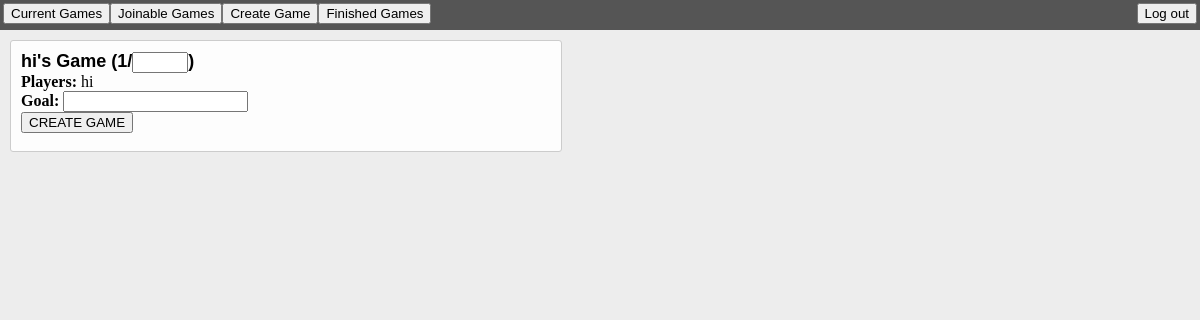
The page /main (signed in) on the database as committed earlier.
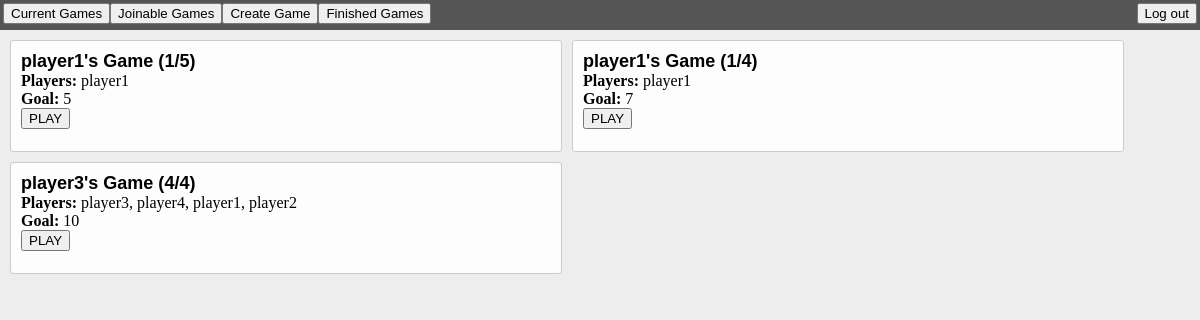
The same page on the database as committed later.
### tables this page shows
CREATE TABLE games(gameID INTEGER, user TEXT, score INTEGER, dictator BOOLEAN, roundDone BOOLEAN, total INT, goal INT, status INT);

### app.py (the view)
@app.route('/main', methods=['GET', 'POST'])
def main():
    if loggedin():
        user = session['user']
        if hasCurrent(user):
            return render_template('main.html', user=user, current = getCurrent(user))
        elif hasJoin(user):
            return render_template('main.html', user=user, join = getJoin(user))
        else:
            return render_template('main.html', user=user, create = True)
    return redirect(url_for('login'))

### utils/auth_func.py (called while the page is built)
def loggedin():
    return 'user' in session

### utils/db_func.py (called while the page is built, shortened)
def getCurrent(user):
    db = sqlite3.connect(f)
    c = db.cursor()
    lines = c.execute("SELECT * FROM games WHERE user = '%s' AND status = '%s' OR user = '%s' AND status = '%s'" % (user, 1, user, 0)).fetchall()
    result = []
    for each in lines:
        d = {}
        d["gameID"] = each[0]
        players = c.execute("SELECT * FROM games WHERE gameID = '%s'" % (each[0])).fetchall()
        d["player"] = players[0][1]
        count = c.execute("SELECT count(*) FROM games WHERE gameID = '%s'" % (each[0])).fetchall()[0][0]
        d["current"] = count
        d["total"] = each[5]
        playersString = ""
        for line in players:
            playersString += line[1] + ", "
        playersString = playersString[:len(playersString)-2]
        d["players"] = playersString
        d["goal"] = each[6]
        result.append(d)
    db.commit()
    db.close()
    return result

def hasCurrent(user):
    db = sqlite3.connect(f)
    c = db.cursor()
    count = c.execute("SELECT count(*) FROM games WHERE user = '%s' AND status = '%s' OR user = '%s' AND status = '%s'" % (user, 1, user, 0)).fetchall()[0][0]
    db.commit()
    db.close()
    return count > 0

def getJoin(user):
    db = sqlite3.connect(f)
    c = db.cursor()
    lines = c.execute("SELECT * FROM games WHERE status = '%s'" % (0)).fetchall()
    result = []
    ids = []
    db.commit()
    db.close()
    return result

def hasJoin(user):
    db = sqlite3.connect(f)
    c = db.cursor()
    result = getJoin(user)
    db.commit()
    db.close()
    return len(result) > 0

### templates/main.html (shortened to what this page needs)
{% extends "layout.html" %}
{% block html_attribs %}
lang="en"
{% endblock %}
{% block styles %}
<link href="../static/main.css" rel="stylesheet" type="text/css">
{% endblock %}
{% block bar %}
<div class="barbutton">
  <button onclick="getGames('{{ user }}','current')">Current Games</button>
</div>
<div class="barbutton">
  <button onclick="getGames('{{ user }}','join')">Joinable Games</button>
</div>
<div class="barbutton">
  <button onclick="createDisplay('{{ user }}')">Create Game</button>
</div>
<div class="barbutton">
  <button onclick="getGames('{{ user }}','view')">Finished Games</button>
</div>
<div class="barbutton" id="logout">
  <form action="/logout" method="GET">
    <button type="submit" class="button button-rounded-hover">Log out</button>
  </form>
</div>
{% endblock %}
{% block content %}
<div id="games">
  <div id="current">
    {% for g in current %}
    <div class="game">
      <p>
	<div class="title">
	  {{ g.player }}'s Game ({{ g.current }}/{{ g.total }})
	</div>
	<b>Players: </b>{{ g.players }}<br>
	<b>Goal: </b>{{ g.goal }}
      </p>
      <form action="/play" method="POST">
	<button class="g"  type="submit" name="gameID" value={{ g.gameID }}>
	  PLAY
	</button>
      </form>
    </div>
    {% endfor %}
  </div>
  {% if create %}
  <div id="create">
    <div class="game">
      <form action="/create" method="POST">
	<p>
	  <div class="title">
	    {{ user }}'s Game (1/<input type="number" name="playerlim" step="1" min="3" max="10">)
	  </div>
	  <b>Players: </b>{{ user }}<br>
	  <b>Goal: </b><input type="number" name="scorelim" step="1" min="3">
	</p>
	<button type="submit">CREATE GAME</button>
      </form>
    </div>
    {% endif %}
  </div>
{% endblock %}

### templates/layout.html (shortened to what this page needs)
<!DOCTYPE html>
<html>
  <head class="no-js" {% block html_attribs %}{% endblock %}>
    {% block styles %}{% endblock %}
  </head>
  <body {% block onload %}{% endblock %}>
    {% set messages = get_flashed_messages() %}
    <div id="bar">
      {% block bar %}{% endblock %}
    </div>
    <div id="content">
      {% block content %}{% endblock %}
    </div>
  </body>
</html>

### static/main.css (style rules this page uses)
body { margin:0; background-color: #EDEDED; }
#bar { background-color: #555555; height: 24px; border: 3px solid #555555; }
.barbutton { float: left }
#logout { float: right }
.game { background-color: rgb(253, 253, 253); width: 45%; border-radius: 3px; border: 1px solid rgb(204,204,204); height: 100px; padding-top: 10px; padding-left: 10px; float: left; margin-left: 10px; margin-top: 10px; }
p { margin: 0px; }
.title { font-weight: bold; font-family: sans-serif; font-size: large; }

Rows that differ between the two databases and show on the page:
added games: player "player1", current "1", total "5", players "player1", goal "5", {{ g.gameID }} 0 (drawn)
added games: player "player1", current "1", total "4", players "player1", goal "7"
added games: player "player3", current "4", total "4", players "player3, player4, player1, player2", goal "10"
Other text that changed with them:
{{ user }}: "hi" → (not shown)
text no longer shown: "'s Game (1/ ) Players: Goal: CREATE GAME"
